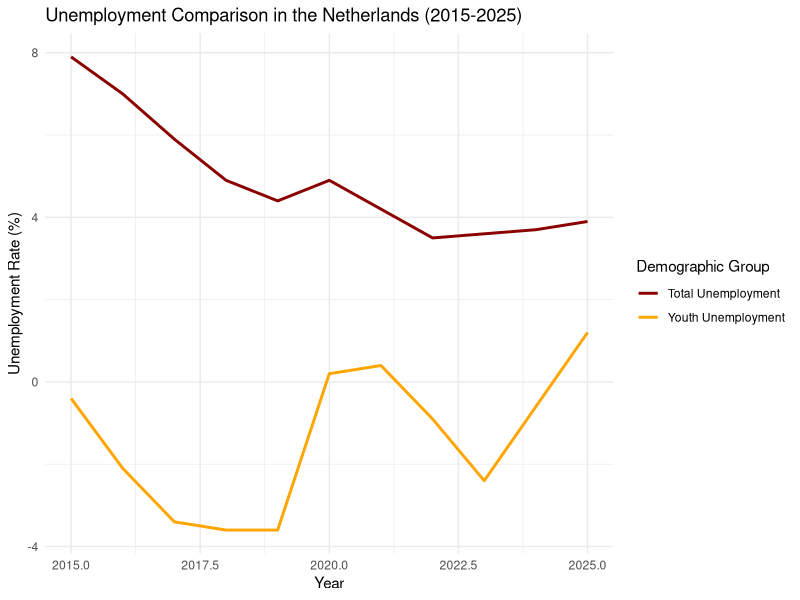
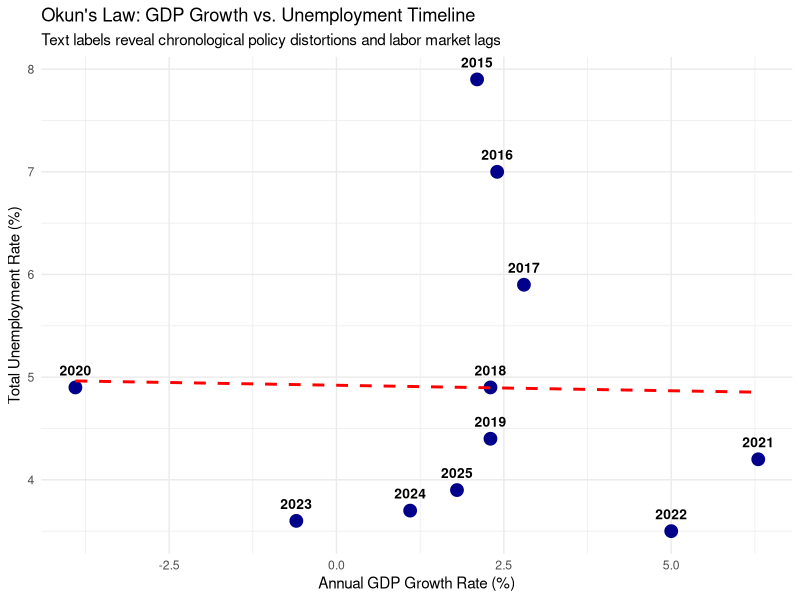
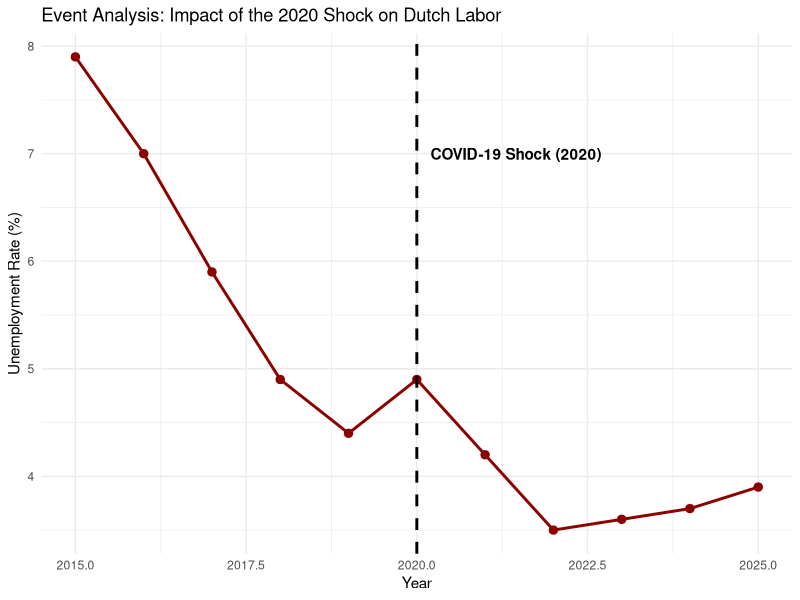
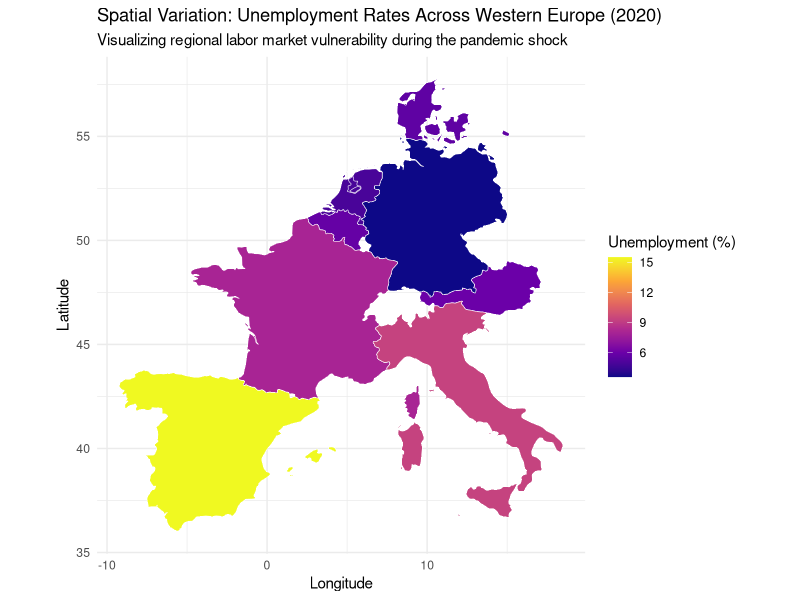

Write the R code that produced these figures, in order. (Note: this script raises an error after producing the figures.)
## ---- chunk 1
# install.packages("tidyverse")
# install.packages("yaml")
# install.packages("rmarkdown")
## ---- chunk 2
require(tidyverse)
require(rmarkdown)
require(yaml)
library(tidyr)
library(writexl)
library(readxl)
## ---- chunk 3
gdp_data           <- read_csv("data/raw_gdp.csv")
unemployment_sex   <- read_csv("data/raw_unemployment_sex.csv")
unemployment_youth <- read_csv("data/raw_unemployment_youth.csv")
## ---- chunk 4
# Filter all three datasets down to just the Netherlands
gdp_clean   <- gdp_data %>% filter(geo == "Netherlands")
unemp_clean <- unemployment_sex %>% filter(geo == "Netherlands")
youth_clean <- unemployment_youth %>% filter(geo == "Netherlands")
## ---- chunk 5
# Plot both general and youth lines together using your perfect 11-row sheets
ggplot() +
  geom_line(data = unemp_clean, aes(x = TIME_PERIOD, y = OBS_VALUE, color = "Total Unemployment"), size = 1) +
  geom_line(data = youth_clean, aes(x = TIME_PERIOD, y = OBS_VALUE, color = "Youth Unemployment"), size = 1) +
  theme_minimal() +
  scale_color_manual(values = c("Total Unemployment" = "darkred", "Youth Unemployment" = "orange")) +
  labs(
    title = "Unemployment Comparison in the Netherlands (2015-2025)",
    x = "Year",
    y = "Unemployment Rate (%)",
    color = "Demographic Group"
  )
## ---- chunk 6
# 1. Combine the datasets safely
combined_data <- left_join(gdp_clean, unemp_clean, by = "TIME_PERIOD")

# 2. Draw the Okun's Law chart with explicit chronological labels
ggplot(data = combined_data, aes(x = OBS_VALUE.x, y = OBS_VALUE.y)) +
  geom_point(size = 4, color = "darkblue") +
  
  # MAGIC LAYER: This punches the timeline back onto the canvas
  geom_text(aes(label = TIME_PERIOD), vjust = -1.2, size = 3.5, fontface = "bold", color = "black") +
  
  geom_smooth(method = "lm", color = "red", linetype = "dashed", se = FALSE) +
  theme_minimal() +
  labs(
    title = "Okun's Law: GDP Growth vs. Unemployment Timeline",
    subtitle = "Text labels reveal chronological policy distortions and labor market lags",
    x = "Annual GDP Growth Rate (%)",
    y = "Total Unemployment Rate (%)"
  )
## ---- chunk 7
# Event Analysis: Total Unemployment with a 2020 Shock Policy Line
ggplot(data = unemp_clean, aes(x = TIME_PERIOD, y = OBS_VALUE)) +
  geom_line(color = "darkred", size = 1) +
  geom_point(color = "darkred", size = 2.5) +
  # This adds the vertical dashed line required by the rubric
  geom_vline(xintercept = 2020, linetype = "dashed", color = "black", size = 1) +
  # This places the text label directly next to the line
  annotate("text", x = 2020.2, y = 7, label = "COVID-19 Shock (2020)", hjust = 0, fontface = "bold") +
  theme_minimal() +
  labs(
    title = "Event Analysis: Impact of the 2020 Shock on Dutch Labor",
    x = "Year",
    y = "Unemployment Rate (%)"
  )
## ---- chunk 8
library(maps)

# 1. Pull European map coordinates from R's built-in database
europe_map <- map_data("world") %>%
  filter(region %in% c("Netherlands", "Germany", "Belgium", "France", "Italy", "Spain", "Austria", "Denmark"))

# 2. Extract 2020 data directly without unnecessary sub-filters
europe_unemp_2020 <- unemployment_sex %>%
  filter(TIME_PERIOD == 2020) %>%
  rename(region = geo) 

# 3. Merge the coordinates and the economic data together
map_data_joined <- left_join(europe_map, europe_unemp_2020, by = "region")

# 4. Draw the spatial map with the color gradient filled in
ggplot(map_data_joined, aes(x = long, y = lat, group = group, fill = OBS_VALUE)) +
  geom_polygon(color = "white", size = 0.2) +
  scale_fill_viridis_c(option = "plasma", na.value = "gray80", name = "Unemployment (%)") +
  coord_fixed(1.3) +
  theme_minimal() +
  labs(
    title = "Spatial Variation: Unemployment Rates Across Western Europe (2020)",
    subtitle = "Visualizing regional labor market vulnerability during the pandemic shock",
    x = "Longitude",
    y = "Latitude"
  )
## ---- chunk 9
#dataset <- midwest

library(readr)
#Gezondheid_leefstijl_zorggebruik_en_aanbod_doodsoorzaken_kerncijfers_03062026_132800 <- #read_delim("~/Downloads/Gezondheid__leefstijl__zorggebruik_en__aanbod__doodsoorzaken__kerncijfers_03062026_132800.csv", 
#    delim = ";", escape_double = FALSE, trim_ws = TRUE, 
#    skip = 4)
#View(Gezondheid_leefstijl_zorggebruik_en_aanbod_doodsoorzaken_kerncijfers_03062026_132800)

#write_csv(Gezondheid_leefstijl_zorggebruik_en_aanbod_doodsoorzaken_kerncijfers_03062026_132800, "data/gezondheid.csv")

a_fun_name <- read_delim("data/gezondheid.csv")

a_fun_name$...1 <- NULL


write_csv(a_fun_name, "data/gezondheid_changed.csv")
## ---- chunk 10
head(dataset)
## ---- chunk 11
mean(dataset$percollege)
## ---- chunk 12

## ---- chunk 13

## ---- chunk 14

## ---- chunk 15

## ---- chunk 16
dataset$inmetro <- dataset$inmetro %>% as.factor()
# Boxplot of poverty rate by state using the 'midwest' dataset
ggplot(dataset, aes(x = inmetro, y = percadultpoverty)) +
  geom_boxplot() +
  labs(
    title = "Distribution of Poverty Rates by Metropolitan status (Midwest counties)",
    x = "Metropolitan Area",
    y = "Poverty Rate of Adults (%)"
  ) +
  theme_minimal() +
  theme(
    legend.position = "right"
  )
## ---- chunk 17
